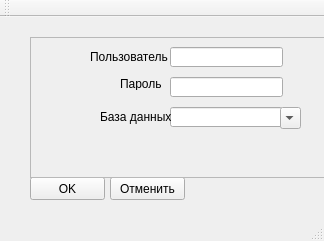
<?xml version="1.0" encoding="UTF-8"?>
<ui version="4.0">
 <class>MainWindow</class>
 <widget class="QMainWindow" name="MainWindow">
  <property name="geometry">
   <rect>
    <x>0</x>
    <y>0</y>
    <width>324</width>
    <height>241</height>
   </rect>
  </property>
  <property name="windowTitle">
   <string>MainWindow</string>
  </property>
  <widget class="QWidget" name="centralWidget">
   <widget class="QPushButton" name="pushButton">
    <property name="geometry">
     <rect>
      <x>30</x>
      <y>160</y>
      <width>75</width>
      <height>23</height>
     </rect>
    </property>
    <property name="text">
     <string>OK</string>
    </property>
   </widget>
   <widget class="QPushButton" name="pushButton_2">
    <property name="geometry">
     <rect>
      <x>110</x>
      <y>160</y>
      <width>75</width>
      <height>23</height>
     </rect>
    </property>
    <property name="text">
     <string>Отменить</string>
    </property>
   </widget>
   <widget class="QFrame" name="frame">
    <property name="geometry">
     <rect>
      <x>30</x>
      <y>20</y>
      <width>361</width>
      <height>141</height>
     </rect>
    </property>
    <property name="frameShape">
     <enum>QFrame::StyledPanel</enum>
    </property>
    <property name="frameShadow">
     <enum>QFrame::Raised</enum>
    </property>
    <widget class="QLineEdit" name="lineEdit">
     <property name="geometry">
      <rect>
       <x>140</x>
       <y>10</y>
       <width>113</width>
       <height>20</height>
      </rect>
     </property>
    </widget>
    <widget class="QLineEdit" name="lineEdit_2">
     <property name="geometry">
      <rect>
       <x>140</x>
       <y>40</y>
       <width>113</width>
       <height>20</height>
      </rect>
     </property>
    </widget>
    <widget class="QLineEdit" name="lineEdit_3">
     <property name="geometry">
      <rect>
       <x>140</x>
       <y>70</y>
       <width>113</width>
       <height>20</height>
      </rect>
     </property>
    </widget>
    <widget class="QComboBox" name="comboBox">
     <property name="geometry">
      <rect>
       <x>250</x>
       <y>70</y>
       <width>21</width>
       <height>22</height>
      </rect>
     </property>
    </widget>
    <widget class="QLabel" name="label">
     <property name="geometry">
      <rect>
       <x>60</x>
       <y>10</y>
       <width>81</width>
       <height>20</height>
      </rect>
     </property>
     <property name="text">
      <string>Пользователь</string>
     </property>
    </widget>
    <widget class="QLabel" name="label_2">
     <property name="geometry">
      <rect>
       <x>90</x>
       <y>40</y>
       <width>47</width>
       <height>13</height>
      </rect>
     </property>
     <property name="text">
      <string>Пароль</string>
     </property>
    </widget>
    <widget class="QLabel" name="label_3">
     <property name="geometry">
      <rect>
       <x>70</x>
       <y>70</y>
       <width>71</width>
       <height>20</height>
      </rect>
     </property>
     <property name="text">
      <string>База данных</string>
     </property>
    </widget>
   </widget>
  </widget>
  <widget class="QMenuBar" name="menuBar">
   <property name="geometry">
    <rect>
     <x>0</x>
     <y>0</y>
     <width>324</width>
     <height>21</height>
    </rect>
   </property>
  </widget>
  <widget class="QToolBar" name="mainToolBar">
   <attribute name="toolBarArea">
    <enum>TopToolBarArea</enum>
   </attribute>
   <attribute name="toolBarBreak">
    <bool>false</bool>
   </attribute>
  </widget>
  <widget class="QStatusBar" name="statusBar"/>
 </widget>
 <layoutdefault spacing="6" margin="11"/>
 <resources/>
 <connections/>
</ui>
